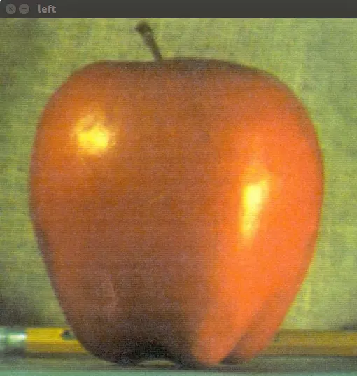
//> input picture image/apple.png, 357 x 376 px
$ ./main   (built with g++ and OpenCV 4)
//> lines starting //> are read from the running program, lines starting //| are printed output that depends on the picture

#include <opencv2/core.hpp>
#include <opencv2/highgui.hpp>
#include <opencv2/imgproc.hpp>


#include <iostream>


using namespace cv;
using namespace std;

#ifdef _DEBUG
#pragma comment (lib,"opencv_world430d")
#else
#pragma comment (lib,"opencv_world430")
#endif


class LaplacianBlending {
private:
    Mat leftImg;
    Mat rightImg;
    Mat blendMask;

    //Laplacian Pyramids
    vector<Mat> leftLapPyr, rightLapPyr, resultLapPyr;
    Mat leftHighestLevel, rightHighestLevel, resultHighestLevel;
    //mask为三通道方便矩阵相乘
    vector<Mat> maskGaussianPyramid;

    int levels;


    void buildGaussianPyramid()
    {
        //金字塔内容为每一层的掩模
        assert(leftLapPyr.size() > 0);

        maskGaussianPyramid.clear();
        Mat currentImg;
        cvtColor(blendMask, currentImg, COLOR_GRAY2BGR);
        //保存mask金字塔的每一层图像
        maskGaussianPyramid.push_back(currentImg); //0-level

        currentImg = blendMask;
        for (int l = 1; l < levels + 1; l++) {
            Mat _down;
            if (leftLapPyr.size() > l)
                pyrDown(currentImg, _down, leftLapPyr[l].size());
            else
                pyrDown(currentImg, _down, leftHighestLevel.size()); //lowest level

            Mat down;
            cvtColor(_down, down, COLOR_GRAY2BGR);
            //add color blend mask into mask Pyramid
            maskGaussianPyramid.push_back(down);
            currentImg = _down;
        }
    }

    void buildLaplacianPyramid(const Mat& img, vector<Mat>& lapPyr, Mat& HighestLevel)
    {
        lapPyr.clear();
        Mat currentImg = img;
        for (int l = 0; l < levels; l++) {
            Mat down, up, temp;
            pyrDown(currentImg, down);
            pyrUp(down, up, currentImg.size());
            Mat lap = currentImg - up;
            lapPyr.push_back(lap);
            currentImg = down;
        }
        currentImg.copyTo(HighestLevel);
    }


    void blendLapPyrs()
    {
        //获得每层金字塔中直接用左右两图Laplacian变换拼成的图像resultLapPyr
        resultHighestLevel = leftHighestLevel.mul(maskGaussianPyramid.back()) + rightHighestLevel.mul(Scalar(1.0, 1.0, 1.0) - maskGaussianPyramid.back());
        for (int l = 0; l < levels; l++)
        {
            Mat A = leftLapPyr[l].mul(maskGaussianPyramid[l]);
            Mat antiMask = Scalar(1.0, 1.0, 1.0) - maskGaussianPyramid[l];
            Mat B = rightLapPyr[l].mul(antiMask);
            Mat blendedLevel = A + B;

            resultLapPyr.push_back(blendedLevel);
        }
    }

public:
    LaplacianBlending(const Mat& _left, const Mat& _right, const Mat& _blendMask, int _levels) ://construct function, used in LaplacianBlending lb(l,r,m,4);
        leftImg(_left), rightImg(_right), blendMask(_blendMask), levels(_levels)
    {
        assert(_left.size() == _right.size());
        assert(_left.size() == _blendMask.size());
        //创建拉普拉斯金字塔和高斯金字塔
        buildLaplacianPyramid(leftImg, leftLapPyr, leftHighestLevel);
        buildLaplacianPyramid(rightImg, rightLapPyr, rightHighestLevel);
        buildGaussianPyramid();
        //每层金字塔图像合并为一个
        blendLapPyrs();
    };

    Mat blend()
    {
        //重建拉普拉斯金字塔
         //将左右laplacian图像拼成的resultLapPyr金字塔中每一层
        //从上到下插值放大并与残差相加，即得blend图像结果
        Mat currentImg = resultHighestLevel;
        for (int l = levels - 1; l >= 0; l--)
        {
            Mat test;
            Mat up;
            pyrUp(currentImg, up, resultLapPyr[l].size());
            currentImg = up + resultLapPyr[l];

            currentImg.convertTo(test, CV_8UC3);
        }
        return currentImg;
    }
};


int main() {
    Mat leftImg = imread("../image/apple.png");
//> leftImg is the input picture: 376 rows x 357 cols, CV_8UC3; mean B, G, R 64.4, 116.8, 154.9
    Mat rightImg = imread("../image/orange.png");
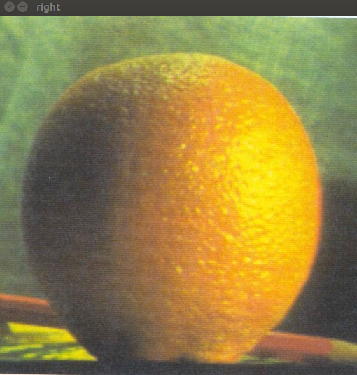
//> input picture image/orange.png, 357 x 375 px
//> rightImg is the input picture: 375 rows x 357 cols, CV_8UC3; mean B, G, R 68.7, 128.9, 146.6

    int hight = leftImg.rows - 1;
//> hight = 375
    int width = leftImg.cols;
//> width = 357
    leftImg = leftImg(Range(0, hight), Range::all());
//> leftImg: 375 rows x 357 cols, CV_8UC3

    Mat leftImg32f, rightImg32f, temp;
    leftImg.convertTo(leftImg32f, CV_32F);
    rightImg.convertTo(rightImg32f, CV_32F);

    //创建用于混合的掩膜，这里在中间进行混合
    Mat mask = Mat::zeros(hight, width, CV_32FC1);
    mask(Range::all(), Range(0, mask.cols * 0.5)) = 1.0;


    LaplacianBlending laplaceBlend(leftImg32f, rightImg32f, mask, 5);
    Mat blendImg = laplaceBlend.blend();
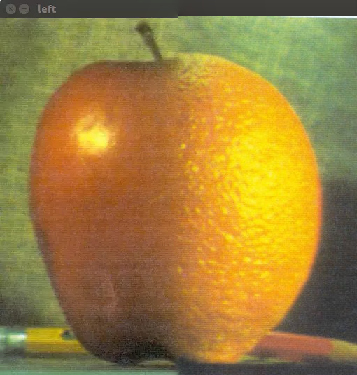
//> blendImg: 375 rows x 357 cols, CV_32FC3; mean B, G, R 60.5, 127.3, 156.6; drawn with min black and max white

    blendImg.convertTo(blendImg, CV_8UC3);
//> blendImg: 375 rows x 357 cols, CV_8UC3

    imshow("left", leftImg);
    imshow("right", rightImg);
    imshow("blended", blendImg);

    waitKey(0);
    return 0;
}
